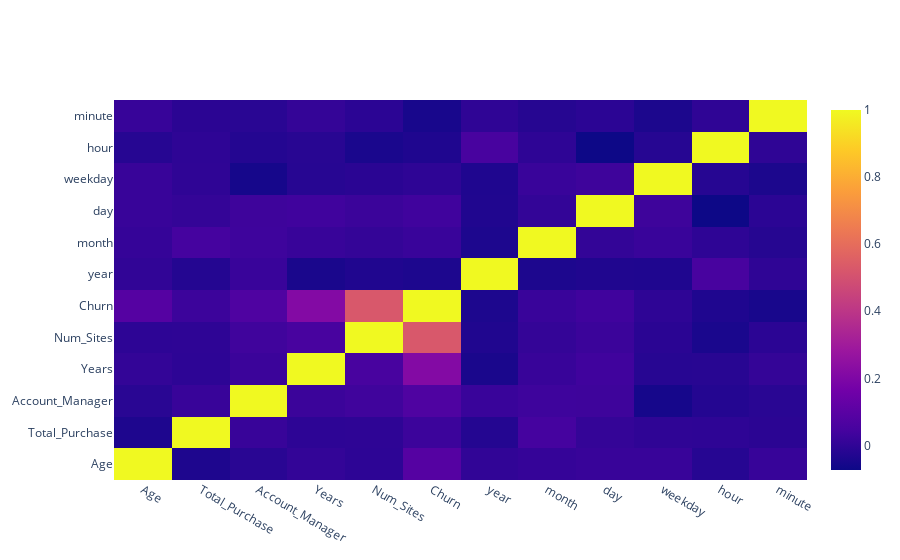

Write notebook code for a chart like this one.
### Markdown cell above
## Plot correlation matrix

### Code cell
fig = go.Figure(data=go.Heatmap(
                   z=corr_df.values,
                   x=corr_df.columns,
                   y=corr_df.columns,
                   hoverongaps = False))
fig.show()

### Figure 1 — Plotly figure (JSON) as saved in the notebook; plotly's stock layout.template omitted (floating-point values rounded to 4 significant figures; data arrays with more than 128 entries replaced by an {"elided": "..."} marker saying what was removed)
{"data": [{"hoverongaps": false, "type": "heatmap", "x": ["Age", "Total_Purchase", "Account_Manager", "Years", "Num_Sites", "Churn", "year", "month", "day", "weekday", "hour", "minute"], "y": ["Age", "Total_Purchase", "Account_Manager", "Years", "Num_Sites", "Churn", "year", "month", "day", "weekday", "hour", "minute"], "z": {"elided": "12x12 float values"}}], "layout": {}}
